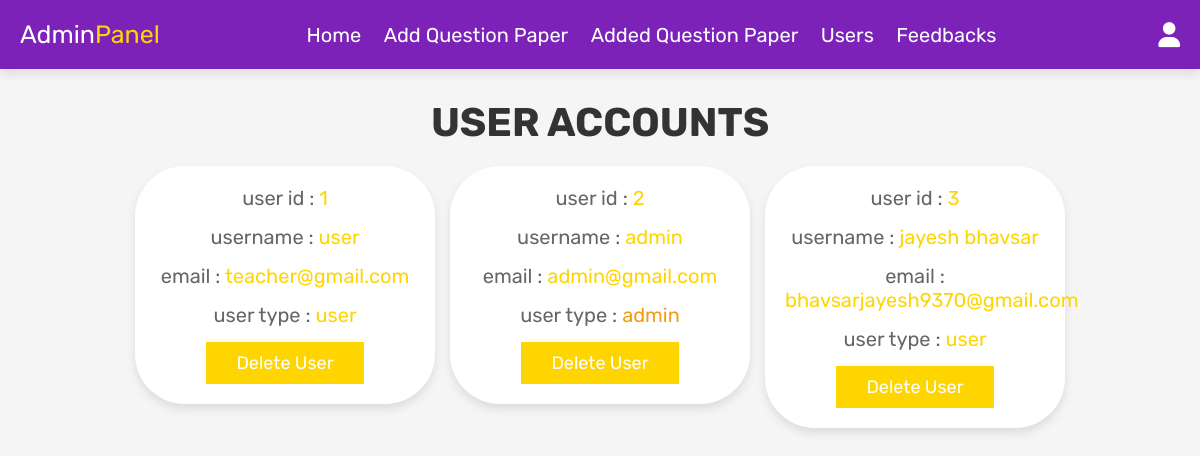
Screenshot of /admin_users.php (signed in) with the database file from the repository.
### tables this page shows
CREATE TABLE `users` (
  `id` int(100) NOT NULL,
  `name` varchar(100) NOT NULL,
  `email` varchar(100) NOT NULL,
  `number` varchar(11) NOT NULL,
  `address` varchar(100) NOT NULL,
  `gender` varchar(10) NOT NULL,
  `password` varchar(100) NOT NULL,
  `user_type` varchar(20) NOT NULL DEFAULT 'user'
);

### admin_users.php (the view, shortened to what this page needs)
<?php
include 'config.php';
?>
<!DOCTYPE html>
<html lang="en">
<head>
   <link rel="stylesheet" href="https://cdnjs.cloudflare.com/ajax/libs/font-awesome/6.0.0/css/all.min.css">
   <link rel="stylesheet" href="css/admin_style.css?v=<?php echo time();?>">
</head>
<body>
<?php include 'admin_header.php'; ?>
<section class="users">
   <h1 class="title"> user accounts </h1>
   <div class="box-container">
      <?php
         $select_users = mysqli_query($conn, "SELECT * FROM `users`") or die('query failed');
         while($fetch_users = mysqli_fetch_assoc($select_users)){
      ?>
      <div class="box">
         <p> user id : <span><?php echo $fetch_users['id']; ?></span> </p>
         <p> username : <span><?php echo $fetch_users['name']; ?></span> </p>
         <p> email : <span><?php echo $fetch_users['email']; ?></span> </p>
         <p> user type : <span style="color:<?php if($fetch_users['user_type'] == 'admin'){ echo 'var(--orange)'; } ?>"><?php echo $fetch_users['user_type']; ?></span> </p>
         <a href="admin_users.php?delete=<?php echo $fetch_users['id']; ?>" onclick="return confirm('delete this user?');" class="delete-btn">delete user</a>
      </div>
      <?php
         };
      ?>
   </div>
</section>
</body>
</html>

### admin_header.php (shortened to what this page needs)
<header class="header">
   <div class="flex">
      <a href="admin_page.php" class="logo">Admin<span>Panel</span></a>
      <nav class="navbar">
         <a href="admin_page.php">Home</a>
         <a href="admin_add_event.php">Add Question Paper</a>
         <a href="admin_added_subjects.php">Added Question Paper</a>
         <a href="admin_users.php">Users</a>
         <a href="admin_contacts.php">Feedbacks</a>
      </nav>
      <div class="icons">
         <div id="user-btn" class="fas fa-user"></div>
      </div>
   </div>
</header>

### css/admin_style.css (style rules this page uses)
:root { --red: #FFD500; --red: #FFD500; --orange:#f39c12; --black:#333; --white:#fff; --light-color:#666; --light-white:#ccc; --light-bg:#f5f5f5; --border:.1rem solid var(--black); --box-shadow:0 .5rem 1rem rgba(0,0,0,.1); }
* { font-family: 'Rubik', sans-serif; margin:0; padding:0; box-sizing: border-box; outline: none; border:none; text-decoration: none; transition:all .2s linear; }
html { font-size: 62.5%; overflow-x: hidden; }
body { background-color: var(--light-bg); }
section { padding:3rem 2rem; }
.title { text-align: center; margin-bottom: 2rem; text-transform: uppercase; color:var(--black); font-size: 4rem; }
.btn, .option-btn, .delete-btn, .white-btn { display: inline-block; margin-top: 1rem; padding:1rem 3rem; cursor: pointer; color:var(--white); font-size: 1.8rem; text-transform: capitalize; }
.delete-btn { background-color: var(--red); }
.header { position: sticky; top:0; left:0; right:0; z-index: 1000; background-color: #7d22b9; box-shadow: var(--box-shadow); }
.header .flex { display: flex; align-items: center; padding:2rem; justify-content: space-between; position: relative; max-width: 1200px; margin:0 auto; }
.header .flex .logo { font-size: 2.5rem; color:var(--white); }
.header .flex .logo span { color:var(--red); }
.header .flex .navbar a { margin:0 1rem; font-size: 2rem; color:var(--white); }
.header .flex .icons div { margin-left: 1.5rem; font-size: 2.5rem; cursor: pointer; color:var(--white); }
.users .box-container { display: grid; grid-template-columns: repeat(auto-fit, 30rem); justify-content: center; gap:1.5rem; max-width: 1200px; margin:0 auto; align-items: flex-start; }
.users .box-container .box { background-color: var(--white); padding:2rem; box-shadow: var(--box-shadow); text-align: center; border: 0; border-radius: 5rem; }
.users .box-container .box p { padding-bottom: 1.5rem; font-size: 2rem; color:var(--light-color); }
.users .box-container .box p span { color:var(--red); }
.users .box-container .box .delete-btn { margin-top: 0; }

### rows the page displays
users: id "1", name "user", email "teacher@gmail.com", user_type "user"
users: id "2", name "admin", email "admin@gmail.com", user_type "admin"
users: id "3", name "jayesh bhavsar", email "bhavsarjayesh9370@gmail.com", user_type "user"
